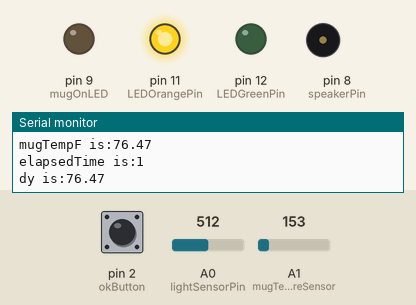
Recording of a sketch running on a simulated Arduino Uno, built with avr-gcc and run on an emulated ATmega328P. On the bench: output pins drawn as LEDs (lit = HIGH), buzzer (waves = sounding), the last lines printed to the serial monitor. The inputs (shaded band) are chosen by the test bench; at power-on: A0 (lightSensorPin) = 512, pin 2 (okButton) HIGH, A1 (mugTemperatureSensor) = 153.

Above: at 1.2 s.
1.3 s: A0 (lightSensorPin) set to 210
7.7 s: A0 (lightSensorPin) set to 191
At 10.1 s:
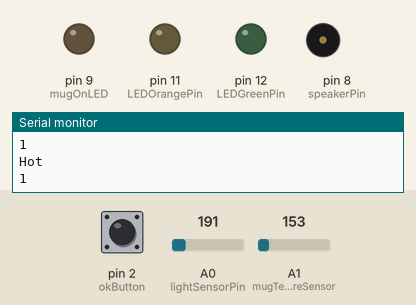
10.4 s: A0 (lightSensorPin) set to 306
At 15.6 s:
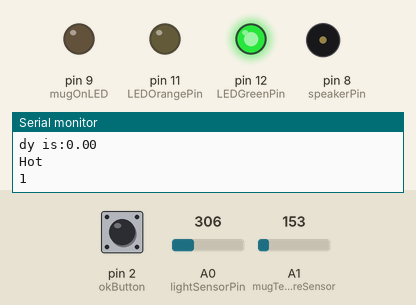
16.8 s: A0 (lightSensorPin) set to 190
At 18.3 s:
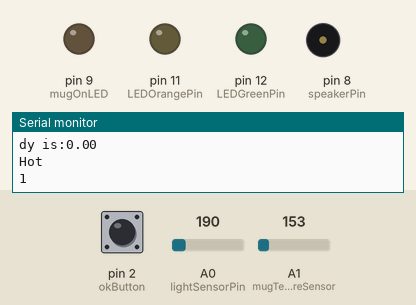
19.0 s: A0 (lightSensorPin) set to 511
At 22.68 s:
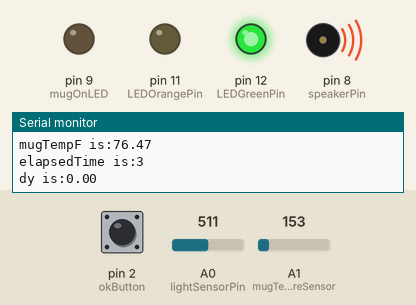
Timing chart, 0 to 26.4 s (numbered marks = the images above; inputs shaded):
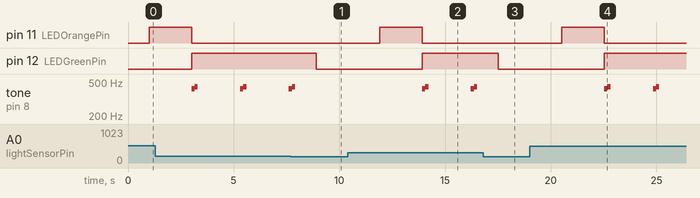

The sketch:

Gather_Data.ino
```cpp
#include <Time.h>
/*
 We will have to gather temperature sensor and light sensor data and write it to a csv file to train.

 */

// Sensors
const int lightSensorPin = 0, mugTemperatureSensor = 1;
const int okButton = 2, speakerPin = 8;
boolean buttonState, lastButtonState;
// Output
const int mugOnLED = 9;

// two-color LED constants
const int LEDOrangePin = 11;
const int LEDGreenPin = 12;
const int LEDon = 255;
const int LEDoff = 0;

int lightLevel, ledVal, cupIsOn = 0, tooHot=1;
long startTime;
boolean tooHotToHandle = true;

float temp, prevTemp;
//define the tones to play with the buzzer
const int tones[] = {
  440, 415}; // A, G#
const int happy_tones[] = {
  415, 440}; // A, G#
const int numTones = 2;

void setup() {
  // put your setup code here, to run once:
  pinMode(mugOnLED, OUTPUT);
  pinMode(okButton, INPUT);
  Serial.begin(9600);
  // change two-color LED to output mode
  pinMode(LEDGreenPin, OUTPUT);
  pinMode(LEDOrangePin, OUTPUT);
}

void loop() {
  // put your main code here, to run repeatedly:
  lightLevel = analogRead(lightSensorPin);
  //----- recently added
  buttonState = digitalRead(okButton);
  float tempSensorReading = 0;

  // Recieve data from Node and write it to a String
  // compare the buttonState to its previous state
  if (buttonState != lastButtonState) {
    // if the state has changed, increment the counter
    if (buttonState == HIGH) {
      // if the current state is HIGH then the button
      // wend from off to on:
      Serial.println("Hot");
    }
    else {
      // if the current state is LOW then the button
      // wend from on to off:
      Serial.println("");
    }
  }
  // -----
  Serial.println(digitalRead(okButton));
  if (!digitalRead(okButton))
  {
    tooHot = -1;
  }
  if (IsCovered()) // If the mug is on
  {
    ledVal = 255;
    if (!cupIsOn) // If the mug was not previously on.
    {
      startTime = now();
      cupIsOn = 1;
    }
    int n = 10;
    while(n > 0)
    {
      float currentTemp = analogRead(mugTemperatureSensor);
      currentTemp = (currentTemp * 5.0) / 1024.0;
      currentTemp = GetTempInFFromVoltage(currentTemp);
      tempSensorReading += currentTemp;
      n--;
      delay(100);
    }
    tempSensorReading/=10.0;
    float dy = tempSensorReading - prevTemp;
    int elapsedTime = now() - startTime;
    float y = 0.008*tempSensorReading - 0.002*elapsedTime + 0.02519*dy - .61;
    Serial.print("y is:");
    Serial.println(y);
        Serial.print("mugTempF is:");
    Serial.println(tempSensorReading);
        Serial.print("elapsedTime is:");
    Serial.println(elapsedTime);
        Serial.print("dy is:");
    Serial.println(dy);
    if(y > 0)
    {
      //Serial.print("Too hot!");
      tooHotToHandle = true;
      LEDColor(LEDon, LEDoff);
    }
    else
    {
      //Serial.print("Okay to drink");
      LEDColor(LEDoff, LEDon);
      tooHotToHandle = false;
      PlayTone(tooHotToHandle);
    }
  }
  else
  {
    if(cupIsOn && tooHotToHandle) // not covered and was previously covered
    {
      PlayTone(tooHotToHandle);
    }
    ledVal = 0;
    LEDColor(LEDoff, LEDoff);
    if (cupIsOn)
    {
      cupIsOn = 0;
    }

  }

  prevTemp = tempSensorReading;
  delay(1000);

}

void WriteToCSV(float mugTempF, int elapsedTime, int tooHot)
{
  Serial.print(tooHot);
  Serial.print(",");
  Serial.print(mugTempF);
  Serial.print(",");
  Serial.println(elapsedTime);
  delay(150);
}


float GetTempInFFromVoltage(float voltage)
{
  return ((voltage - 0.5) * 180.0) + 32.00;
}

int IsCovered() // If the mug is on the coaster
{
  if (lightLevel >200)
  {
    return 1;
  }
  return 0;
}

void PlayTone(boolean tooHot)
{
  for (int i = 0; i < numTones; i++)
  {
    if (tooHot) {
      tone(speakerPin, tones[i]);
    } else {
      tone(speakerPin, happy_tones[i]);
    }
    delay(150);
  }
  noTone(speakerPin);
}


// provide the status variable as 'LEDon' to turn that color on, or 'LEDoff' to turn that color off
// ex: greenStatus = LEDon && orangeStatus = LEDoff would give a true green
void LEDColor(int orangeStatus, int greenStatus)
{
  analogWrite(LEDOrangePin, orangeStatus);
  analogWrite(LEDGreenPin, greenStatus);
}
```

Measured:
- the behaviour switches between 201 and 200 on A0 (lightSensorPin) (found by bisection; images 0 and 1)
- after the input at 7.7 s, pin 12 (LEDGreenPin): HIGH → LOW after 1.2 s; tone on pin 8 (speakerPin): goes on until 7.9 s, then stays silent
- after the input at 10.4 s, pin 11 (LEDOrangePin): LOW → HIGH after 1.5 s, → LOW 2.0 s later; pin 12 (LEDGreenPin): LOW → HIGH after 3.5 s; tone on pin 8 (speakerPin): plays 415 Hz for 0.15 s, 440 Hz for 0.15 s, 415 Hz for 0.15 s, 440 Hz for 0.15 s, starting after 3.5 s
- after the input at 16.8 s, pin 12 (LEDGreenPin): HIGH → LOW after 0.73 s; tone on pin 8 (speakerPin): stays silent (without the input it goes to 415 Hz after 1.7 s)
- after the input at 19.0 s, pin 11 (LEDOrangePin): LOW → HIGH after 1.5 s, → LOW 2.0 s later; pin 12 (LEDGreenPin): LOW → HIGH after 3.5 s; tone on pin 8 (speakerPin): plays 415 Hz for 0.15 s, 440 Hz for 0.15 s, 415 Hz for 0.15 s, 440 Hz for 0.15 s, starting after 3.5 s
- by itself, tone on pin 8 (speakerPin): plays 415 Hz for 0.15 s, 440 Hz for 0.15 s, 415 Hz for 0.15 s, 440 Hz for 0.15 s, 415 Hz for 0.08 s
